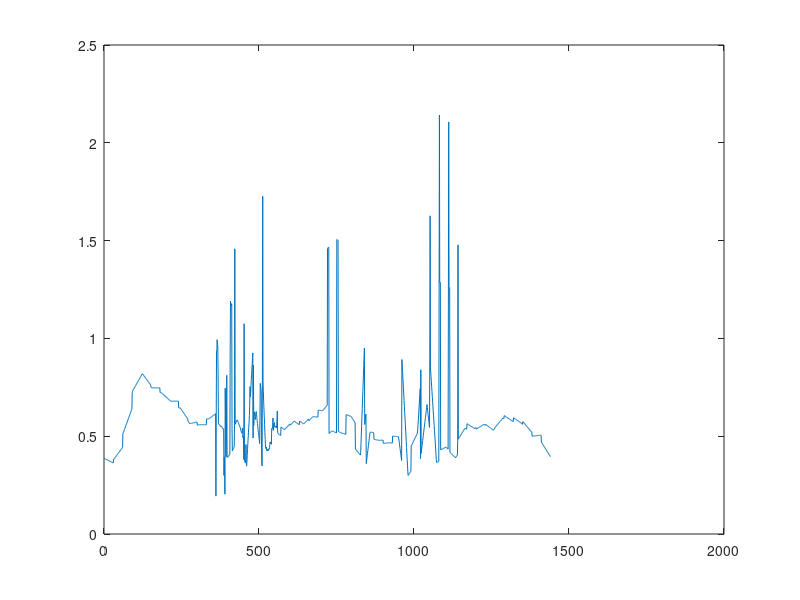

Recreate this plot in MATLAB.
clear all; close all; clc;
% Load minute-by-minute solar and demand data from csv file

load supply_data.mat;
load export_tariff.mat;
load import_tariff.mat
load('combined_demand_adjust.mat')

%%%%%%%%%%%%%%%%%
% Input date%
%%%%%%%%%%%%%%%%%%
D =' 26-June-2022';%%only choose winter
condition='sunny';
[DayNumber,DayName] = weekday(D);

if DayNumber == 1 || DayNumber == 7
    weekend = 1;
    weekday = 0;
    disp('Your day is a weekend')
else
    weekend = 0;
    weekday = 1;
    disp('Your day is a weekday')
end

% Convert '1-Jan-2021' to a MATLAB serial date number
d1 = datenum('1-Jan-2022');

% Convert D to a MATLAB serial date number
d2 = datenum(D);

% Calculate the difference in days
% Calculate the difference in days
NumDays= abs(d2 - d1);

if (NumDays >= 1 && NumDays <= 59) || (NumDays>= 244 && NumDays<= 365)
    season = 'winter';
    disp('You chose a winter week!') 
elseif NumDays >= 60 && NumDays <= 243
    season = 'summer';
    disp('You chose a summer week!') 
else
    season = '';
    error('Invalid date. Please choose another day.');
end 


% Determine if the input date is a weekday or weekend day
% Determine the appropriate model based on weekday/weekend and season
if weekday && strcmp(season, 'winter')
   % Winter weekday model
    import_tariff=import_tariff_weekday_winter;
    export_tariff=export_tariff_weekday_winter;

elseif weekday && strcmp(season, 'summer')
     % Summer weekday model
    import_tariff=import_tariff_weekday_summer;
    export_tariff=export_tariff_weekday_summer;

elseif weekend && strcmp(season, 'winter')
    % Winter weekend mode
    import_tariff=import_tariff_weekend_winter;
    export_tariff=export_tariff_weekend_winter;
  
elseif weekend && strcmp(season, 'summer')
    % Summer weekend model
     import_tariff=import_tariff_weekend_summer;
     export_tariff=export_tariff_weekend_summer;

else
    day_season = 0; % Invalid model
    error('Invalid date. Please choose another day.');
end


%======================================================================
%                   Concatenating demand and supply data
%======================================================================
day_in_test = 1;



% Determine the appropriate model based on weekday/weekend and season
if strcmp(season, 'winter')
    if weekday
        demand_data = horzcat(repmat(demand_adjust_weekday'/1000, 1, day_in_test), repmat(demand_adjust_weekend'/1000, 1, 0));
    elseif weekend
        demand_data = horzcat(repmat(demand_adjust_weekday'/1000, 1, 0), repmat(demand_adjust_weekend'/1000, 1, day_in_test));
    end
    if strcmp(condition, 'sunny')
        solar_data = horzcat(repmat(supply_winter, 1, day_in_test),repmat(supply_winter_cloudy, 1, 0));
    elseif strcmp(condition, 'cloudy')
         solar_data = horzcat(repmat(supply_winter, 1, 0),repmat(supply_winter_cloudy, 1, day_in_test));
    end

    
elseif strcmp(season, 'summer')


   if weekday
        demand_data = horzcat(repmat(demand_adjust_weekday_summer'/1000, 1, day_in_test), repmat(demand_adjust_weekend_summer'/1000, 1, 0));
    elseif weekend
        demand_data = horzcat(repmat(demand_adjust_weekday_summer'/1000, 1, 0), repmat(demand_adjust_weekend_summer'/1000, 1, day_in_test));
    end
    if strcmp(condition, 'sunny')
        solar_data = horzcat(repmat(supply_summer, 1, day_in_test),repmat(supply_summer_cloudy, 1, 0));
    elseif strcmp(condition, 'cloudy')
         solar_data = horzcat(repmat(supply_summer, 1, 0),repmat(supply_summer_cloudy, 1, day_in_test));
    end
else
    error('Invalid date. Please choose another day.');
end

% Randomly select the order of sunny and cloudy days in the week





%======================================================================
%                           Categorizing Tariffs
%======================================================================
% Description:
% This section categorizes tariffs based on their pricing structure and
% usage patterns.
hour=transpose(1:48);
for i = 1:48
   half_hour_average(i) =mean(import_tariff(i,1));
end

% Sort the data into quartiles
quartiles = prctile(half_hour_average, [0 25 50 75 100]);

% Classify the half_hour_average into 4 import_categories based on quartiles
import_categories = zeros(size(half_hour_average));
import_categories(half_hour_average <= quartiles(2)) = 1; % lower quartile
import_categories(half_hour_average > quartiles(2) & half_hour_average <= quartiles(3)) = 2; % middle quartiles
import_categories(half_hour_average > quartiles(3) & half_hour_average <= quartiles(4)) = 3;
import_categories(half_hour_average > quartiles(4)) = 4; % upper quartile
import_categories=import_categories';
import_categories=repelem(import_categories,30);

import_categories_days= repmat(import_categories', 1,day_in_test);


for i = 1:48
   export_half_hour_average(i) =mean(export_tariff(i,1));
end

% Sort the data into quartiles
quartiles = prctile(export_half_hour_average, [0 25 50 75 100]);

% Classify the half_hour_average into 4 import_categories based on quartiles
export_categories = zeros(size(export_half_hour_average));
export_categories(export_half_hour_average <= quartiles(2)) = 1; % lower quartile
export_categories(export_half_hour_average > quartiles(2) & export_half_hour_average <= quartiles(3)) = 2; % middle quartiles
export_categories(export_half_hour_average> quartiles(3) & export_half_hour_average<= quartiles(4)) = 3;
export_categories(export_half_hour_average > quartiles(4)) = 4; % upper quartile
export_categories=export_categories';
export_categories=repelem(export_categories,30);
export_categories_days= repmat(export_categories', 1,day_in_test);


%======================================================================
%                           Simulation Parameters
%======================================================================
start_time = 0;
end_time = 1440*day_in_test; % 24 hours in minutes
time_step = 1; % in minutes
% Initialize variables
n_steps = (end_time - start_time)/time_step;
time = linspace(start_time, end_time, n_steps);
% Initialize demand and solar power vectors
demand_power = zeros(1, n_steps);
solar_power = zeros(1, n_steps);

% Fill demand and solar power vectors
for i = 1:n_steps
    demand_power(i) =demand_data(i);
    solar_power(i) = solar_data(i) ;
end
plot(solar_data)
plot(demand_data)

%======================================================================
%                           Battery Parameters
%======================================================================
battery_capacity=13;
max_charge_rate = 3; % kW
max_discharge_rate = 3; % kW
charge_efficiency =0.9;
discharge_efficiency = 0.9;
max_import_rate = 3; % kW


% Initialize battery variables
battery_energy = zeros(1, n_steps);
battery_power = zeros(1, n_steps);
charge_power = zeros(1, n_steps);
discharge_power = zeros(1, n_steps);
charge_energy = zeros(1, n_steps);
discharge_energy = zeros(1, n_steps);
excess_demand = zeros(1, n_steps);
battery_energy(1)=0;

%======================================================================
%                           Grid Parameters 
%======================================================================
grid_import_power = zeros(1, n_steps);
grid_export_power = zeros(1, n_steps);
grid_import_rate = import_tariff'/100; % $/kWh
grid_export_rate =export_tariff'/100; % $/kWh




%======================================================================
%                           Prediction Parameters
%======================================================================

charge_level=zeros(1,day_in_test);
charge_level(1,1) =1;  % Define the battery capacity values you want to test
retain_level=zeros(1,day_in_test);
retain_level(1) =1;  % Define the battery capacity values you want to test
profit_daily = zeros(1, day_in_test);
export_daily = zeros(1, day_in_test);
import_daily = zeros(1, day_in_test);
import_daily_after7 = zeros(1, day_in_test);
excess_demand_daily= zeros(1, day_in_test);
import_dailyafter_6 = zeros(1, day_in_test);
%======================================================================
%                           Troubleshooting Arrays
%======================================================================
caseArray = [];
timeArray = [];
day = 1; % Initialize day counter
total_profit_value=zeros(11,11);
charge_level(1,1)=0.0;
retain_level(1,1)=0;



for t = 2:n_steps
    excess_demand(t) = demand_power(t)-solar_power(t); %+ battery_power(t);
    buy = import_categories_days(t) == 1;
    sell = export_categories_days(t) >= 4;
    % Determine battery charge for discharge during high tariff period
        if excess_demand( t) > 0


            if battery_energy(t-1) <=charge_level(1,day)*battery_capacity
                if buy 

                    charge_power(t) = max_charge_rate; % this is linear
                    charge_energy(t) = charge_power(t) / 60;
                    battery_energy(t) = min(battery_energy(t-1) + charge_energy(t), battery_capacity);
                    battery_power(t) = min(charge_power(t) * charge_efficiency, max_charge_rate);
                    grid_import_power(t) = charge_power(t) + excess_demand( t);
                    caseArray = [caseArray, 1];
                    %%Charge battery and excess_demand from grid


            elseif sell
                if mod(t-1, 1440) > (18 * 60)
                    %%% discharge everything to excess_demand at the end of the day
                    if battery_energy(t-1)~=0
                    discharge_power(t) = min(excess_demand( t), max_discharge_rate);
                    discharge_energy(t) = discharge_power(t) / 60;
                    battery_energy(t) = max(battery_energy(t-1) - discharge_energy(t) * discharge_efficiency, 0);
                    battery_power(t) = min(discharge_power(t) * discharge_efficiency, max_discharge_rate);
                    grid_export_power(t) = discharge_power(t) - excess_demand( t);
                     grid_import_power(t)=0;
                    else
                        grid_import_power(t)=excess_demand(t);
                         grid_export_power(t)=0;
                    end
                     caseArray = [caseArray, 2];
                elseif battery_energy(t-1) > retain_level(1,day)*battery_capacity 
                    discharge_power(t) = min(excess_demand( t), max_discharge_rate);
                    discharge_energy(t) = discharge_power(t) / 60;
                    battery_energy(t) = max(battery_energy(t-1) - discharge_energy(t) * discharge_efficiency, 0);
                    battery_power(t) = min(discharge_power(t) * discharge_efficiency, max_discharge_rate);
                    grid_export_power(t) = discharge_power(t) - excess_demand( t);
                     grid_import_power(t)=0;
                     caseArray = [caseArray, 3];
                else
                    % Battery reaches threshold during discharging, stop discharging and maintain energy
                    battery_energy(t) = battery_energy(t-1);
                    battery_power(t) = 0;
                    grid_export_power(t) = 0;
                    grid_import_power(t) = excess_demand( t);
                    caseArray = [caseArray, 4];
                end



          else 

               if mod(t-1, 1440) > (18 * 60)
                    %%% discharge everything to excess_demand at the end of the day
                    if battery_energy(t-1)~=0
                    discharge_power(t) = excess_demand( t);
                    discharge_energy(t) = discharge_power(t) / 60;
                    battery_energy(t) = max(battery_energy(t-1) - discharge_energy(t) * discharge_efficiency, 0);
                    battery_power(t) = min(discharge_power(t) * discharge_efficiency, max_discharge_rate);
                    grid_export_power(t) =0;
                    grid_import_power(t)=0;
                    else
                     grid_import_power(t)=excess_demand(t);
                     grid_export_power(t)=0;
                    end
                    caseArray = [caseArray, 5];
                elseif battery_energy(t-1) > 0
                    discharge_power(t) = min(excess_demand( t), max_discharge_rate);
                    discharge_energy(t) = discharge_power(t) / 60;
                    battery_energy(t) = max(battery_energy(t-1) - discharge_energy(t) * discharge_efficiency, 0);
                    battery_power(t) = min(discharge_power(t) * discharge_efficiency, max_discharge_rate);
                    grid_import_power(t) = 0;
                    grid_export_power(t) = 0;
                    caseArray = [caseArray, 6];
                else
                    battery_energy(t) = battery_energy(t-1);
                     battery_power(t)=0;
                    discharge_power(t) = 0;
                    grid_import_power(t) = excess_demand( t);
                    caseArray = [caseArray, 7];
                    
                    
                 end
                %%%selfsupply from battery->house
            end

            elseif battery_energy(t-1)>charge_level(1,day)*battery_capacity
                if buy 
                     grid_import_power(t)=excess_demand( t);
                      battery_energy(t) = battery_energy(t-1);
                    battery_power(t) = 0;
                    caseArray = [caseArray, 8];

                elseif sell
                     discharge_power(t) = min(excess_demand( t),max_discharge_rate)  ;
                     discharge_energy(t) = discharge_power(t) / 60;
                     battery_energy(t) = max(battery_energy(t-1) - discharge_energy(t) * discharge_efficiency, 0);
                     battery_power(t) = min(discharge_power(t) * discharge_efficiency, max_discharge_rate);
%                      grid_import_power(t)=excess_demand( t);
                     grid_import_power(t)=excess_demand( t);
                     grid_export_power(t)=discharge_power(t) ;
                     caseArray = [caseArray, 9];
                else
                    if battery_energy(t-1)~=0
                     discharge_power(t) = excess_demand( t)  ;
                     discharge_energy(t) = discharge_power(t) / 60;
                     battery_energy(t) = max(battery_energy(t-1) - discharge_energy(t) * discharge_efficiency, 0);
                     battery_power(t) = min(discharge_power(t) * discharge_efficiency, max_discharge_rate);
                     grid_import_power(t)=0;
                     grid_export_power(t)=0;
                    else
                      grid_import_power(t)=excess_demand( t)  ;
                     battery_energy(t) = battery_energy(t-1);
                    battery_power(t) = 0;
                    grid_export_power(t)=0;
                    
                      
                    end
                    caseArray = [caseArray, 10];
                end

            end

            %%%netpower<0
        elseif excess_demand( t-1) <= 0
            if battery_energy(t-1) >retain_level(1,day) * battery_capacity
                if sell
                    if battery_energy(t-1)~=0
                        discharge_power(t) = max_discharge_rate;
                    else
                        discharge_power(t) = 0;
                    end
                    discharge_energy(t) = discharge_power(t) / 60;
                    battery_energy(t) = max(battery_energy(t-1) - discharge_energy(t) * discharge_efficiency, 0);
                    battery_power(t) = min(discharge_power(t) * discharge_efficiency, max_discharge_rate);
                    grid_export_power(t) = -excess_demand( t) + discharge_power(t);
                else
                    grid_export_power(t) = -excess_demand( t);
                    battery_energy(t) = battery_energy(t-1);
                    battery_power(t) = 0;
                end
                caseArray = [caseArray, 11];
            elseif battery_energy(t-1) <= retain_level(1,day) * battery_capacity
                if sell
                    battery_energy(t) = battery_energy(t-1);
                    battery_power(t) = 0;
                    grid_export_power(t) = -excess_demand( t);
                elseif buy
                    charge_power(t) = max_charge_rate-excess_demand(t);
                    charge_energy(t) = charge_power(t) / 60;
                    battery_energy(t) = min(battery_energy(t-1) + charge_energy(t), battery_capacity);
                    battery_power(t) = min(charge_power(t) * charge_efficiency, max_charge_rate);
                    grid_import_power(t) = charge_power(t);
%                     grid_export_power(t) = -excess_demand( t);
                else
                    charge_power(t) = -excess_demand(t);
                    charge_energy(t) = charge_power(t) / 60;
                    battery_energy(t) = min(battery_energy(t-1) + charge_energy(t), battery_capacity);
                    battery_power(t) = min(charge_power(t) * charge_efficiency, max_charge_rate);
                    grid_import_power(t) = 0;
                     grid_export_power(t) = 0;
                end
                caseArray = [caseArray, 12];
            end
        else
            battery_energy(t) = battery_energy(t-1);
            battery_power(t) = 0;
            caseArray = [caseArray, 13];
        end
    
    % Store the time value
    timeArray = [timeArray, t];

 


 

    if mod(t, 1440) == 0

        day = ceil(t / 1440); % Update day counter and round up to the nearest integer
        
        % Reshape the data to have 60-minute intervals
        hourly_grid_export_power = reshape(grid_export_power(t-1439:t), 60, [])';
        hourly_grid_import_power = reshape(grid_import_power(t-1439:t), 60, [])';
        hourly_net_demand = reshape(excess_demand(t-1439:t), 60, [])';

        % Calculate energy consumed/exported per hour
        hourly_energy_export = zeros(24, 1);
        hourly_energy_import = zeros(24, 1);
        hourly_excess_demand = zeros(24, 1);
        
        for i = 1:24
            % Calculate the time vector (in minutes) for the current hour
            time_vec = ((i-1)*60 + 1):(i*60);
            
            % Calculate the time interval (in hours) between consecutive points
            dt = diff(time_vec) / 60;  % divide by 60 to convert to hours
            
            % Integrate the half-hourly energy values, multiplied by the time interval, to get the total energy consumed/exported in kWh for the current hour
            hourly_energy_export(i) = trapz(time_vec, hourly_grid_export_power(i,:) .* [dt, dt(end)]/2); % multiply by dt and use trapezoidal rule
            hourly_energy_import(i) = trapz(time_vec, hourly_grid_import_power(i,:) .* [dt, dt(end)]/2);
            hourly_excess_demand(i) = trapz(time_vec,  hourly_net_demand(i,:) .* [dt, dt(end)]);
        end
        
        % Reshape the data to have 30-minute intervals
        halfhourly_grid_export_power = reshape(grid_export_power(t-1439:t), 30, [])';
        halfhourly_grid_import_power = reshape(grid_import_power(t-1439:t), 30, [])';
        
        % Calculate energy consumed/exported per half hour
        half_hourly_energy_export = zeros(48, 1);
        half_hourly_energy_import = zeros(48, 1);
        
        for i = 1:48
            % Calculate the time vector (in minutes) for the current half hour
            time_vec = ((i-1)*30 + 1):(i*30);
            
            % Calculate the time interval (in hours) between consecutive points
            dt = diff(time_vec) / 60;  % divide by 60 to convert to hours
            
            % Integrate the half-hourly energy values, multiplied by the time interval, to get the total energy consumed/exported in kWh for the current hour
            half_hourly_energy_export(i) = trapz(time_vec, halfhourly_grid_export_power(i,:) .* [dt, dt(end)]) / 2;  % multiply by dt and use trapezoidal rule
            half_hourly_energy_import(i) = trapz(time_vec, halfhourly_grid_import_power(i,:) .* [dt, dt(end)]) / 2;
            total_import_cost(i) = half_hourly_energy_import(i) * grid_import_rate(i);
            total_export_profit(i) = half_hourly_energy_export(i) * grid_export_rate(i);
            total_profit(i) = total_export_profit(i) - total_import_cost(i);
        end


      end

%==================
% Predictive algorithm
%==================

     if mod(t, 1440) == 0
        % Update daily variables
        profit_daily(day) = sum(total_profit);
        export_daily(day) = sum(hourly_energy_export);
        import_daily(day)= sum(hourly_energy_import);
        excess_demand_daily(day)=sum( hourly_excess_demand);
        import_daily_after7(day) = sum(hourly_excess_demand(7:24));
        import_dailyafter_6(day) = sum(hourly_excess_demand(20:24));
        retain_level(day+1) = min(1,import_dailyafter_6(day) / 13);
        charge_level(day+1) = max(min(excess_demand_daily(day) / 13, 1),0);

        % Accumulate import_daily from previous days
        import_daily_cumulative(day) = import_daily_after7(day);
        excess_demand_daily_cumulative(day)=excess_demand_daily(day);
        import_dailyafter_6_cumulative(day)=import_dailyafter_6(day);
        n=zeros(1,day_in_test);
        if day > 1
            import_daily_cumulative(day) = import_daily_cumulative(day) + import_daily_cumulative(day-1);
            excess_demand_daily_cumulative(day) = excess_demand_daily_cumulative(day) + excess_demand_daily_cumulative(day-1);
            import_dailyafter_6_cumulative(day) = import_dailyafter_6_cumulative(day) + import_dailyafter_6_cumulative(day-1);
            n(1, day) = import_dailyafter_6_cumulative(day) / day;
            retain_level(day+1) = min(1, n(1, day) / 13);
            charge_level(day+1) = max(min(import_daily_cumulative(day) / (day * 13), 1), 0);
        
        else
            import_daily_cumulative(day) = import_daily_cumulative(day);
            excess_demand_daily_cumulative(day) = excess_demand_daily_cumulative(day);
            import_dailyafter_6_cumulative(day) = import_dailyafter_6_cumulative(day);
            retain_level(day+1) = min(1, mean(import_dailyafter_6_cumulative(1:day)) / 13);
            charge_level(day+1) = max(min(mean(import_daily_cumulative(1:day)) / (day * 13), 1), 0);
        end
        charge_level(day+1);
         day=day+1;

     end



end
